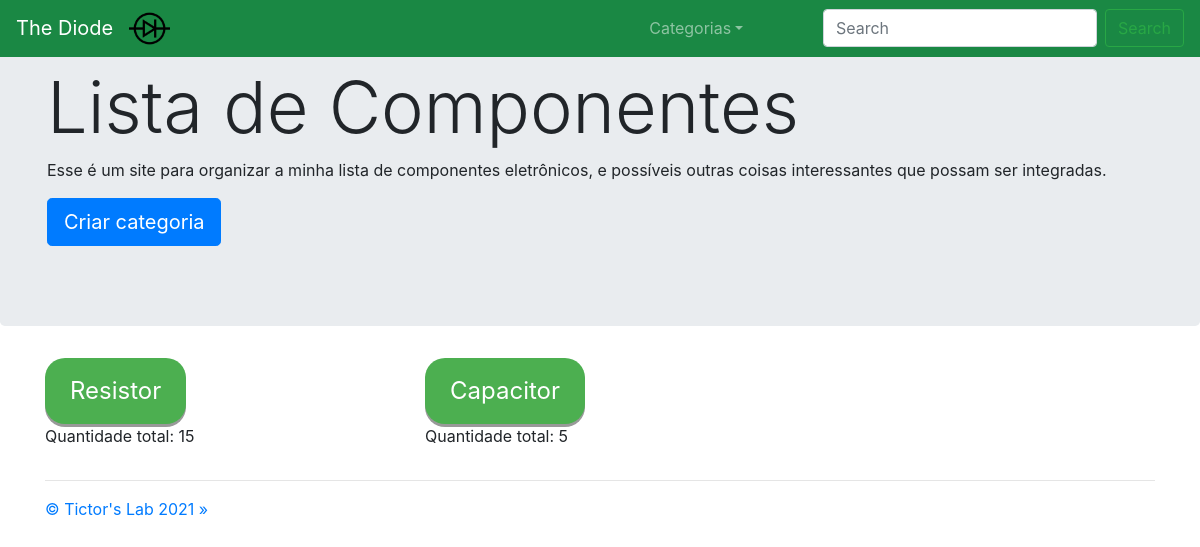
The app's page /, older data.
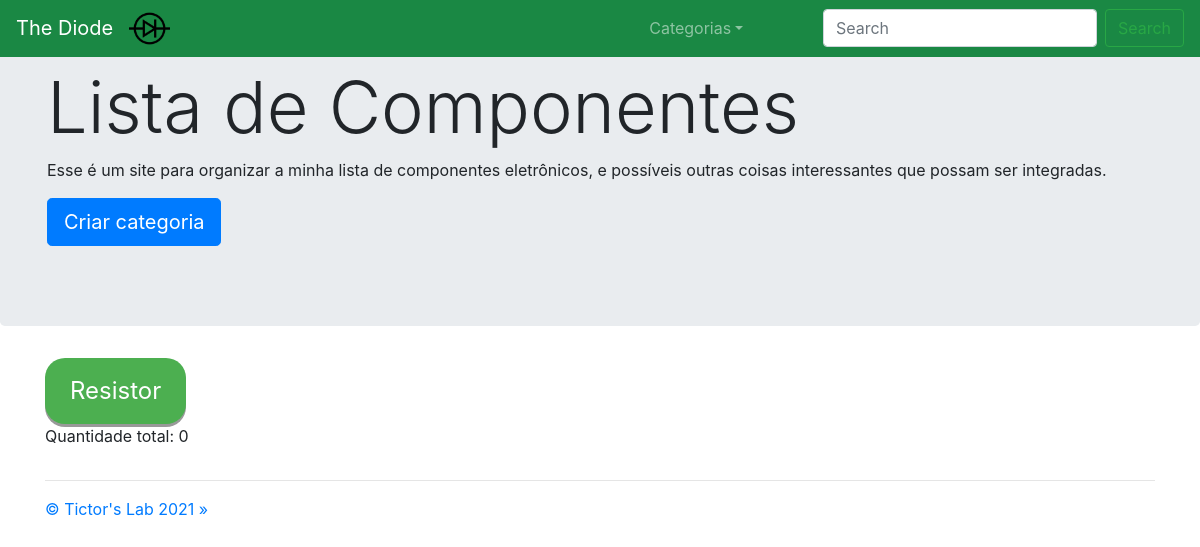
The same page, newer data.
### componente/models.py (models this page shows, shortened)
class Categoria(models.Model):
    nome     = models.CharField(max_length=100, unique=True, null=True)
    quantidade = models.IntegerField(blank=True, null=True)

### core/views.py (the view)
# urls.py: 2. Add a URL to urlpatterns:  path('', views.home, name='home')
def home(request):
    conta_componentes()
    categorias = Categoria.objects.all()
    context = {'categorias':categorias}
    return render(request, 'core/menu.html', context)

### core/views.py (called while the page is built)
def conta_componentes():
    categorias = Categoria.objects.all()
    count = 0
    count_total = 0
    for categoria in categorias:
        tipodecomponentes_filtrados = categoria.tipodecomponente_set.all()
        for tipodecomponente in tipodecomponentes_filtrados:
            componentes_filtrados = tipodecomponente.componente_set.all()
            for componente_filtrado in componentes_filtrados:
                count += componente_filtrado.quantidade
            tipodecomponente.quantidade = count
            tipodecomponente.save()
            count_total += count
            count = 0
        categoria.quantidade = count_total
        categoria.save()
        count_total = 0

### core/templates/core/menu.html (shortened to what this page needs)
{% extends 'core/base.html' %}
{% load static %}
{% block content %}
<nav class="navbar navbar-expand-md navbar-dark fixed-top" style="background-color: #1a8844;">
    <a class="navbar-brand" href="../">The Diode</a>
    <div class="collapse navbar-collapse" id="navbarsExampleDefault">
        <ul class="navbar-nav mr-auto">
            <li>
                <img src="{% static 'core/imagens/Diode.png' %}" style="width:8%;">
            </li>
            <li class="nav-item dropdown">
                <a class="nav-link dropdown-toggle" href="#" id="dropdown01" data-toggle="dropdown" aria-haspopup="true"
                    aria-expanded="false">Categorias</a>
            </li>
        </ul>
        <form class="form-inline my-2 my-lg-0" action="/search">
            <input name="q" class="form-control mr-sm-2" type="text" placeholder="Search" aria-label="Search">
            <button class="btn btn-outline-success my-2 my-sm-0" type="submit">Search</button>
        </form>
    </div>
</nav>
<main role="main">
    <div class="jumbotron">
        <div class="container">
            <h1 class="display-3">Lista de Componentes</h1>
            <p>Esse é um site para organizar a minha lista de componentes eletrônicos, e possíveis outras coisas interessantes que possam ser integradas.</p>
        </div>
        <div class="container">
            <p><a class="btn btn-primary btn-lg" href="criar" role="button">Criar categoria</a></p>
        </div>
    </div>
    <div class="container">
        <div class="row">
            {% for categoria in categorias %}
            <div class="col-md-4">
                <button class="categorias" onclick="document.location='{{ categoria.id }}'" role="button">{{ categoria.nome }}</button>
                <p>Quantidade total: {{ categoria.quantidade }}</p>
            </div>
            {% endfor %}
        </div>
        <hr>
    </div>
</main>
<footer class="container">
    <p><a href="http://tictorslab.blogspot.com/" role="button">&copy; Tictor's Lab 2021 &raquo;</a></p>
</footer>
{% endblock %}

Row changes from the older to the newer data that the page shows:
removed Categoria: nome "Capacitor", quantidade "5"
changed Categoria "Resistor": quantidade "15" → "0"
